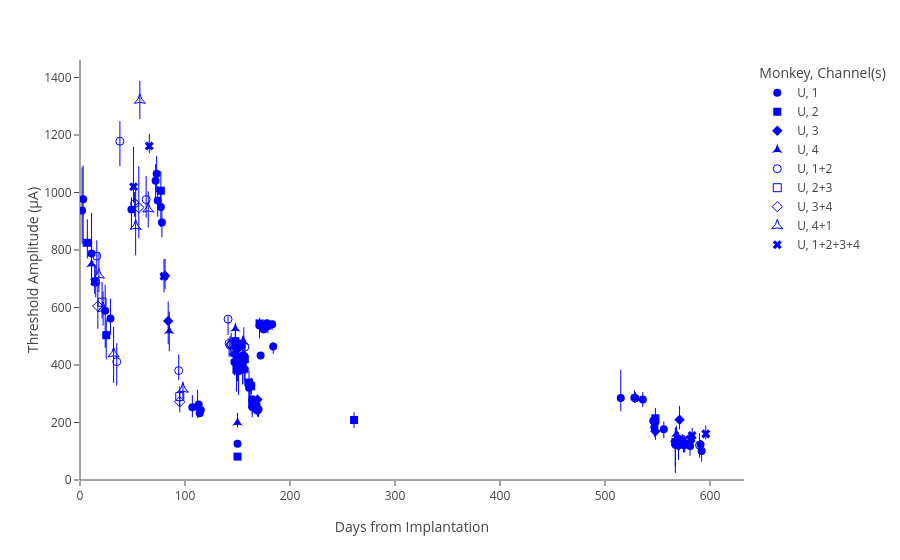

Source (notebook cell):
### Code cell
fig = plot.figure('fig1b')
fig

### Figure 1 — Plotly figure (JSON) as saved in the notebook; plotly's stock layout.template omitted (floating-point values rounded to 4 significant figures)
{"data": [{"error_y": {"array": [140.9, 12.76, 28.02, 10.72, 9.459, 42.0, 59.64, 5.967, 7.207, 8.058, 18.64, 19.98, 12.94, 12.01, 44.98, 32.86, 19.76, 10.98, 26.96, 25.53, 17.53, 8.577, 7.999, 20.89, 50.84, 16.58, 46.26, 117.6, 15.06, 12.41, 11.58, 49.69, 150.6, 36.93, 15.19, 29.31, 32.1, 19.62, 89.71, 19.58, 69.18, 15.44, 27.46, 43.03, 39.16, 16.71, 33.25, 17.21, 25.4, 67.09, 21.26, 25.59, 50.17, 97.66, 25.72, 62.49, 57.45], "arrayminus": [78.84, 16.81, 98.76, 12.03, 11.48, 34.84, 39.15, 7.412, 7.785, 7.8, 44.54, 27.68, 21.66, 17.51, 46.29, 46.81, 23.86, 62.94, 55.62, 33.52, 23.48, 62.55, 7.332, 51.39, 83.4, 45.75, 58.85, 164.6, 24.89, 20.29, 12.43, 52.37, 115.9, 36.81, 11.95, 33.69, 28.8, 22.65, 128.6, 18.81, 57.05, 25.58, 31.65, 67.29, 98.14, 23.94, 33.29, 14.86, 26.18, 69.59, 15.87, 18.02, 56.87, 46.07, 32.16, 63.97, 56.8]}, "hovertemplate": "Monkey=U<br>Channel(s)=1<br>Days=%{x}<br>location=%{y}<extra></extra>", "legendgroup": "U, 1", "marker": {"color": "blue", "size": 8, "symbol": "circle"}, "mode": "markers", "name": "U, 1", "showlegend": true, "type": "scatter", "x": [11, 178, 155, 175, 172, 107, 112, 113, 114, 115, 171, 170, 169, 168, 147, 148, 164, 164, 149, 163, 150, 162, 150, 161, 151, 154, 157, 3, 179, 183, 176, 78, 2, 592, 591, 581, 575, 574, 24, 569, 29, 184, 556, 49, 567, 156, 547, 546, 536, 77, 529, 528, 74, 515, 548, 73, 72], "xaxis": "x", "y": [787.9, 545.5, 432.7, 523.9, 432.9, 253.4, 254.6, 263.0, 232.3, 243.6, 537.0, 246.4, 242.1, 245.6, 410.3, 462.1, 253.8, 280.8, 432.0, 330.3, 404.4, 332.8, 125.7, 320.7, 378.7, 427.1, 384.6, 976.6, 534.7, 542.1, 529.4, 896.1, 937.4, 100.9, 123.3, 118.1, 123.8, 130.6, 588.7, 140.5, 561.6, 464.5, 176.7, 940.6, 122.5, 432.3, 183.2, 205.8, 280.3, 949.3, 284.2, 286.4, 972.3, 285.5, 200.9, 1065.0, 1041.0], "yaxis": "y"}, {"error_y": {"array": [27.02, 24.9, 48.39, 35.54, 40.61, 19.61, 18.87, 51.13, 20.46, 20.15, 26.1, 20.17, 47.41, 81.34, 68.45, 54.55, 48.57, 36.07, 22.52, 12.22, 13.43], "arrayminus": [27.51, 40.27, 77.29, 29.59, 58.92, 20.02, 25.77, 84.72, 20.89, 20.49, 24.86, 21.81, 68.09, 54.18, 71.23, 84.24, 76.25, 46.99, 38.14, 6.541, 19.73]}, "hovertemplate": "Monkey=U<br>Channel(s)=2<br>Days=%{x}<br>location=%{y}<extra></extra>", "legendgroup": "U, 2", "marker": {"color": "blue", "size": 8, "symbol": "square"}, "mode": "markers", "name": "U, 2", "showlegend": true, "type": "scatter", "x": [261, 156, 157, 548, 161, 171, 163, 567, 164, 168, 574, 570, 155, 7, 77, 25, 149, 150, 148, 150, 154], "xaxis": "x", "y": [208.7, 426.6, 420.2, 214.7, 338.8, 544.6, 325.9, 131.9, 263.8, 254.6, 134.1, 141.0, 400.4, 825.1, 1006.0, 503.8, 383.7, 390.5, 482.9, 81.4, 474.2], "yaxis": "y"}, {"error_y": {"array": [30.07, 36.5, 40.17, 46.94, 17.15, 58.25, 40.06, 47.68, 38.37, 50.89, 68.01], "arrayminus": [29.78, 34.61, 38.16, 48.77, 22.14, 47.21, 41.38, 33.81, 47.22, 73.55, 80.77]}, "hovertemplate": "Monkey=U<br>Channel(s)=3<br>Days=%{x}<br>location=%{y}<extra></extra>", "legendgroup": "U, 3", "marker": {"color": "blue", "size": 8, "symbol": "diamond"}, "mode": "markers", "name": "U, 3", "showlegend": true, "type": "scatter", "x": [548, 567, 150, 570, 169, 81, 148, 571, 149, 147, 84], "xaxis": "x", "y": [169.4, 133.9, 454.4, 118.7, 279.6, 710.5, 483.2, 209.8, 402.3, 438.4, 553.3], "yaxis": "y"}, {"error_y": {"array": [31.73, 28.58, 17.6, 79.29, 50.83, 33.0, 18.97, 66.82], "arrayminus": [38.76, 27.03, 27.21, 63.96, 49.48, 17.38, 21.92, 70.13]}, "hovertemplate": "Monkey=U<br>Channel(s)=4<br>Days=%{x}<br>location=%{y}<extra></extra>", "legendgroup": "U, 4", "marker": {"color": "blue", "size": 8, "symbol": "star-triangle-up"}, "mode": "markers", "name": "U, 4", "showlegend": true, "type": "scatter", "x": [570, 568, 155, 11, 156, 150, 148, 85], "xaxis": "x", "y": [134.1, 160.0, 482.4, 751.5, 480.6, 200.0, 526.4, 518.5], "yaxis": "y"}, {"error_y": {"array": [56.07, 22.4, 57.18, 41.11, 55.17, 22.08, 31.88, 20.66, 9.669, 64.35, 40.32, 39.63, 69.82, 81.4], "arrayminus": [32.95, 50.63, 53.06, 43.93, 66.73, 25.05, 37.77, 46.18, 55.46, 83.3, 43.16, 45.88, 87.17, 63.11]}, "hovertemplate": "Monkey=U<br>Channel(s)=1+2<br>Days=%{x}<br>location=%{y}<extra></extra>", "legendgroup": "U, 1+2", "marker": {"color": "blue", "size": 8, "symbol": "circle-open"}, "mode": "markers", "name": "U, 1+2", "showlegend": true, "type": "scatter", "x": [94, 157, 15, 590, 16, 575, 143, 142, 141, 35, 144, 52, 38, 63], "xaxis": "x", "y": [380.6, 462.6, 688.0, 121.3, 778.7, 122.1, 468.6, 474.9, 559.7, 411.6, 471.3, 961.8, 1178.0, 975.6], "yaxis": "y"}, {"error_y": {"array": [35.41, 70.15], "arrayminus": [31.06, 56.43]}, "hovertemplate": "Monkey=U<br>Channel(s)=2+3<br>Days=%{x}<br>location=%{y}<extra></extra>", "legendgroup": "U, 2+3", "marker": {"color": "blue", "size": 8, "symbol": "square-open"}, "mode": "markers", "name": "U, 2+3", "showlegend": true, "type": "scatter", "x": [95, 21], "xaxis": "x", "y": [290.0, 618.6], "yaxis": "y"}, {"error_y": {"array": [143.6, 39.84, 89.75], "arrayminus": [107.5, 36.75, 78.65]}, "hovertemplate": "Monkey=U<br>Channel(s)=3+4<br>Days=%{x}<br>location=%{y}<extra></extra>", "legendgroup": "U, 3+4", "marker": {"color": "blue", "size": 8, "symbol": "diamond-open"}, "mode": "markers", "name": "U, 3+4", "showlegend": true, "type": "scatter", "x": [56, 95, 17], "xaxis": "x", "y": [947.9, 272.2, 604.8], "yaxis": "y"}, {"error_y": {"array": [61.19, 28.53, 93.57, 66.57, 122.5, 58.74, 26.02, 80.75], "arrayminus": [64.9, 31.0, 101.5, 65.44, 101.4, 59.63, 35.4, 59.23]}, "hovertemplate": "Monkey=U<br>Channel(s)=4+1<br>Days=%{x}<br>location=%{y}<extra></extra>", "legendgroup": "U, 4+1", "marker": {"color": "blue", "size": 8, "symbol": "star-triangle-up-open"}, "mode": "markers", "name": "U, 4+1", "showlegend": true, "type": "scatter", "x": [65, 576, 32, 57, 53, 22, 98, 18], "xaxis": "x", "y": [943.1, 126.8, 439.4, 1321.0, 883.2, 596.9, 316.2, 713.2], "yaxis": "y"}, {"error_y": {"array": [139.0, 25.75, 21.89, 26.45, 41.67, 62.0, 29.62, 60.48, 25.94], "arrayminus": [54.73, 25.4, 28.04, 27.0, 25.23, 42.47, 19.4, 55.94, 21.07]}, "hovertemplate": "Monkey=U<br>Channel(s)=1+2+3+4<br>Days=%{x}<br>location=%{y}<extra></extra>", "legendgroup": "U, 1+2+3+4", "marker": {"color": "blue", "size": 8, "symbol": "x"}, "mode": "markers", "name": "U, 1+2+3+4", "showlegend": true, "type": "scatter", "x": [51, 581, 582, 583, 66, 14, 596, 80, 576], "xaxis": "x", "y": [1020.0, 141.9, 143.2, 155.0, 1162.0, 690.0, 160.5, 708.6, 124.7], "yaxis": "y"}], "layout": {"autosize": true, "legend": {"title": {"text": "Monkey, Channel(s)"}, "tracegroupgap": 0}, "margin": {"t": 60}, "xaxis": {"anchor": "y", "autorange": true, "domain": [0, 1], "range": [0, 632.7], "title": {"text": "Days from Implantation"}, "type": "linear"}, "yaxis": {"anchor": "x", "autorange": true, "domain": [0, 1], "range": [0, 1461.0], "title": {"text": "Threshold Amplitude (μA)"}, "type": "linear"}}}
